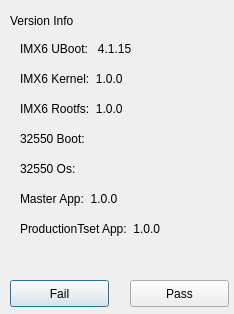
<?xml version="1.0" encoding="UTF-8"?>
<ui version="4.0">
 <class>VersionInfoDlg</class>
 <widget class="QDialog" name="VersionInfoDlg">
  <property name="geometry">
   <rect>
    <x>0</x>
    <y>0</y>
    <width>234</width>
    <height>314</height>
   </rect>
  </property>
  <property name="windowTitle">
   <string>Dialog</string>
  </property>
  <widget class="QPushButton" name="btnBack">
   <property name="geometry">
    <rect>
     <x>10</x>
     <y>280</y>
     <width>99</width>
     <height>27</height>
    </rect>
   </property>
   <property name="text">
    <string>Fail</string>
   </property>
  </widget>
  <widget class="QLabel" name="label">
   <property name="geometry">
    <rect>
     <x>10</x>
     <y>10</y>
     <width>101</width>
     <height>21</height>
    </rect>
   </property>
   <property name="text">
    <string>Version Info</string>
   </property>
  </widget>
  <widget class="QLabel" name="label_4">
   <property name="geometry">
    <rect>
     <x>20</x>
     <y>130</y>
     <width>83</width>
     <height>17</height>
    </rect>
   </property>
   <property name="text">
    <string>32550 Boot:</string>
   </property>
  </widget>
  <widget class="QLabel" name="label_5">
   <property name="geometry">
    <rect>
     <x>20</x>
     <y>160</y>
     <width>68</width>
     <height>17</height>
    </rect>
   </property>
   <property name="text">
    <string>32550 Os:</string>
   </property>
  </widget>
  <widget class="QLabel" name="label_6">
   <property name="geometry">
    <rect>
     <x>20</x>
     <y>40</y>
     <width>153</width>
     <height>17</height>
    </rect>
   </property>
   <property name="text">
    <string>IMX6 UBoot:   4.1.15</string>
   </property>
  </widget>
  <widget class="QLabel" name="label_7">
   <property name="geometry">
    <rect>
     <x>20</x>
     <y>70</y>
     <width>141</width>
     <height>17</height>
    </rect>
   </property>
   <property name="text">
    <string>IMX6 Kernel:  1.0.0</string>
   </property>
  </widget>
  <widget class="QLabel" name="label_8">
   <property name="geometry">
    <rect>
     <x>20</x>
     <y>220</y>
     <width>201</width>
     <height>17</height>
    </rect>
   </property>
   <property name="text">
    <string>ProductionTset App:  1.0.0</string>
   </property>
  </widget>
  <widget class="QLabel" name="labelBoot">
   <property name="geometry">
    <rect>
     <x>130</x>
     <y>130</y>
     <width>67</width>
     <height>17</height>
    </rect>
   </property>
   <property name="text">
    <string/>
   </property>
  </widget>
  <widget class="QLabel" name="labelOs">
   <property name="geometry">
    <rect>
     <x>130</x>
     <y>160</y>
     <width>67</width>
     <height>17</height>
    </rect>
   </property>
   <property name="text">
    <string/>
   </property>
  </widget>
  <widget class="QPushButton" name="btnBack_2">
   <property name="geometry">
    <rect>
     <x>130</x>
     <y>280</y>
     <width>99</width>
     <height>27</height>
    </rect>
   </property>
   <property name="text">
    <string>Pass</string>
   </property>
  </widget>
  <widget class="QLabel" name="label_9">
   <property name="geometry">
    <rect>
     <x>20</x>
     <y>190</y>
     <width>201</width>
     <height>17</height>
    </rect>
   </property>
   <property name="text">
    <string>Master App:  1.0.0</string>
   </property>
  </widget>
  <widget class="QLabel" name="label_10">
   <property name="geometry">
    <rect>
     <x>20</x>
     <y>100</y>
     <width>141</width>
     <height>17</height>
    </rect>
   </property>
   <property name="text">
    <string>IMX6 Rootfs:  1.0.0</string>
   </property>
  </widget>
 </widget>
 <resources/>
 <connections/>
</ui>
